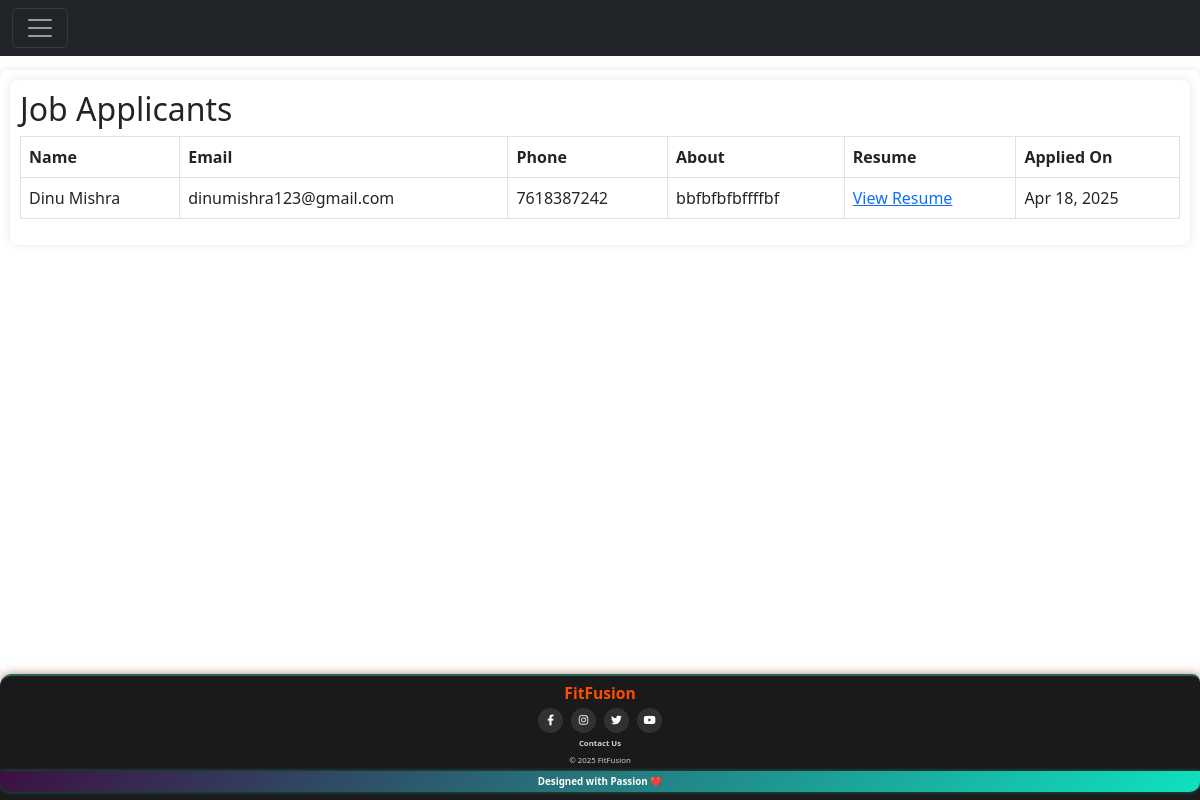
/all_applicant/ (signed in), run on the app's committed database.
### gym/models.py (models this page shows, shortened)
class ApplicantDetail(models.Model):
    gym_id = models.CharField(max_length=50 ,default="")
    name = models.CharField(max_length=100)
    phone = models.CharField(max_length=10)
    email = models.CharField(max_length=100)
    about_user = models.TextField(default="")
    user_cv = models.FileField(upload_to='gym/user_cv', blank=True, null=True)
    date = models.DateField(default=timezone.now)

### gym/gym_views.py (the view)
# urls.py: path('all_applicant/',gym_views.view_applicant,name='all_applicant')
def view_applicant(request):
    if "session_key" not in request.session:
        return redirect("gym_login")
    else:
        id = request.session["session_key"]
        owner_gym = Gym.objects.get(gym_id=id) #gym_id-->model field(pk)
        '''fetch all applications which applied for specific gym'''
        applicant_list = ApplicantDetail.objects.filter(gym_id = owner_gym.gym_id)#This compares string to string, which will work with your current model.
        return render(request,'gym/gym/view_applicants.html',{'appli_key':applicant_list})
        '''You're comparing a Gym object (owner_gym) to a string (gym_id) in ApplicantDetail.-->filter(gym_id = owner_gym)'''

### gym/templates/gym/gym/view_applicants.html (shortened to what this page needs)
{% extends "gym/gym/gym_base.html" %}
{% block content %}
<div class="main-body">
    <h2>Job Applicants</h2>
    {% if appli_key %}
    <table class="table table-bordered">
        <thead>
            <tr>
                <th>Name</th>
                <th>Email</th>
                <th>Phone</th>
                <th>About</th>
                <th>Resume</th>
                <th>Applied On</th>
            </tr>
        </thead>
        <tbody>
            {% for info in appli_key %}
            <tr>
                <td>{{ info.name }}</td>
                <td>{{ info.email }}</td>
                <td>{{ info.phone }}</td>
                <td>{{ info.about_user }}</td>
                <td><a href="{{ info.user_cv.url }}" target="_blank">View Resume</a></td>
                <td>{{ info.date|date:"M d, Y" }}</td>
            </tr>
            {% endfor %}
        </tbody>
    </table>
    {% else %}
    <p>No applicants found.</p>
    {% endif %}
</div>
{% endblock %}

### gym/static/gym/CSS/fit_fusion.css (style rules this page uses)
* { margin: 0; padding: 0; box-sizing: border-box; }
body { font-family: Arial, sans-serif; background-color: #f5f5f5; color: #333; line-height: 1.6; display: flex; flex-direction: column; min-height: 100vh; }
.main-body { width: 100%; margin: auto; flex: 1; background: white; padding: 10px; border-radius: 8px; box-shadow: 0 0 10px rgba(0, 0, 0, 0.1); }
h1, h2, h3 { color: #222; margin-bottom: 15px; }
body::before { content: ""; display: block; height: 70px; }

### data on the page
ApplicantDetail: name "Dinu Mishra", email "dinumishra123@gmail.com", phone "7618387242", about_user "bbfbfbfbffffbf", date "Apr 18, 2025"
